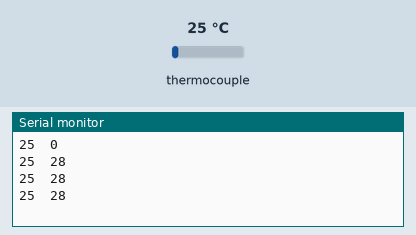
The sketch below on a simulated Arduino Uno, built with avr-gcc and run on an emulated ATmega328P. Parts: the last lines printed to the serial monitor. The inputs (shaded band) are chosen by the test bench; at power-on: thermocouple 25 °C.

Above: at 1.2 s.
1.3 s: thermocouple set to 6 °C
At 1.71 s:
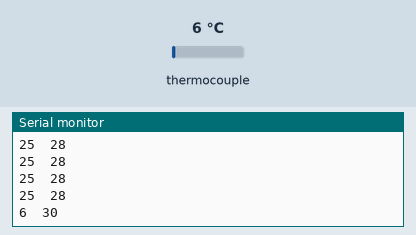
2.8 s: thermocouple set to 75 °C
At 2.92 s:
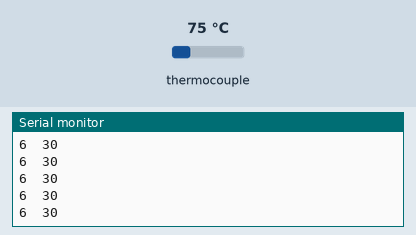
Timing chart, 0 to 5.8 s (numbered marks = the images above; inputs shaded):
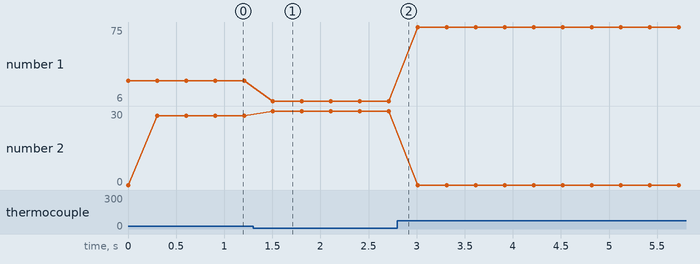

The sketch:

testpid.ino
```cpp
#include "src/PIDArduino/src/PIDcontroller.h"
#include "src/MAX6675-library/max6675.h"


#define THERMO_CLK 9
#define THERMO_DAT 7
#define THERMO_CS 8

MAX6675 thermocouple(THERMO_CLK, THERMO_CS, THERMO_DAT);


 PIDController pid;

void setup () {
  Serial.begin(115200);   // Some methods require the Serial.begin() method to be called first
  pid.begin();          // initialize the PID instance
  pid.setpoint(28);    // The "goal" the PID controller tries to "reach"
  pid.tune(1, 1, 1);    // Tune the PID, arguments: kP, kI, kD
  pid.limit(0, 255);    // Limit the PID output between 0 and 255, this is important to get rid of integral windup!
}

void loop () {
  int sensorValue = thermocouple.readCelsius();         // Read the value from the sensor
  int output = pid.compute(sensorValue);    // Let the PID compute the value, returns the optimal output
  Serial.print(sensorValue);
  Serial.print("  ");
  Serial.println(output);
  delay(300);                                // Delay for 30 ms
}
```

Measured:
- after the input at 1.3 s, the serial monitor: prints a new line after 0.21 s (image 1)
- plotted number 1: 25 → 6 after the input at 1.3 s, 6 → 75 after the input at 2.8 s
- plotted number 2: 28 → 30 after the input at 1.3 s
